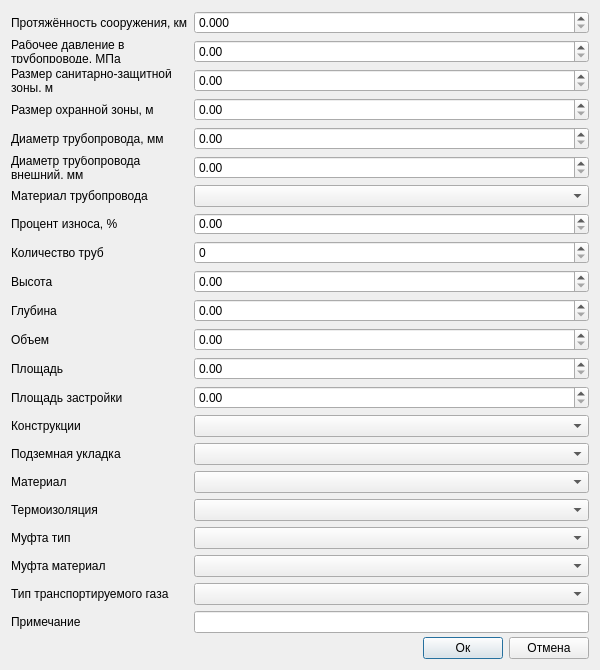
<?xml version="1.0" encoding="UTF-8"?>
<ui version="4.0">
 <class>Dialog</class>
 <widget class="QDialog" name="Dialog">
  <property name="geometry">
   <rect>
    <x>0</x>
    <y>0</y>
    <width>600</width>
    <height>670</height>
   </rect>
  </property>
  <property name="minimumSize">
   <size>
    <width>600</width>
    <height>670</height>
   </size>
  </property>
  <property name="windowTitle">
   <string>Газораспределительные сети: Дополнительные атрибуты</string>
  </property>
  <property name="accessibleName">
   <string notr="true">btnSave</string>
  </property>
  <layout class="QVBoxLayout" name="verticalLayout_2">
   <item>
    <layout class="QGridLayout" name="gridLayout_2">
     <item row="0" column="1">
      <layout class="QHBoxLayout" name="horizontalLayout_4">
       <item>
        <layout class="QGridLayout" name="gridLayout_3">
         <item row="29" column="0">
          <widget class="QLabel" name="label_17">
           <property name="text">
            <string>Муфта тип</string>
           </property>
          </widget>
         </item>
         <item row="9" column="0">
          <widget class="QLabel" name="label_23">
           <property name="text">
            <string>Диаметр трубопровода 
внешний, мм</string>
           </property>
          </widget>
         </item>
         <item row="1" column="1">
          <widget class="QgsDoubleSpinBox" name="sbOperatingPressureInPipeline">
           <property name="maximum">
            <double>10000000.000000000000000</double>
           </property>
           <property name="clearValue">
            <bool>true</bool>
           </property>
          </widget>
         </item>
         <item row="16" column="0">
          <widget class="QLabel" name="label">
           <property name="text">
            <string>Высота</string>
           </property>
          </widget>
         </item>
         <item row="30" column="1">
          <widget class="QComboBox" name="cbSleeveMaterial"/>
         </item>
         <item row="31" column="1">
          <widget class="QComboBox" name="cbGasType"/>
         </item>
         <item row="12" column="0">
          <widget class="QLabel" name="label_24">
           <property name="text">
            <string>Процент износа, %</string>
           </property>
          </widget>
         </item>
         <item row="11" column="0">
          <widget class="QLabel" name="label_7">
           <property name="text">
            <string>Материал трубопровода</string>
           </property>
          </widget>
         </item>
         <item row="7" column="0">
          <widget class="QLabel" name="label_22">
           <property name="text">
            <string>Диаметр трубопровода, мм</string>
           </property>
          </widget>
         </item>
         <item row="29" column="1">
          <widget class="QComboBox" name="cbSleeveType"/>
         </item>
         <item row="5" column="1">
          <widget class="QgsDoubleSpinBox" name="sbGuardZoneSize">
           <property name="maximum">
            <double>10000000.000000000000000</double>
           </property>
           <property name="clearValue">
            <bool>true</bool>
           </property>
          </widget>
         </item>
         <item row="25" column="1">
          <widget class="QComboBox" name="cbConstructions"/>
         </item>
         <item row="22" column="1">
          <widget class="QgsDoubleSpinBox" name="sbArea">
           <property name="maximum">
            <double>10000000.000000000000000</double>
           </property>
           <property name="clearValue">
            <bool>true</bool>
           </property>
          </widget>
         </item>
         <item row="25" column="0">
          <widget class="QLabel" name="label_13">
           <property name="text">
            <string>Конструкции</string>
           </property>
          </widget>
         </item>
         <item row="28" column="0">
          <widget class="QLabel" name="label_16">
           <property name="text">
            <string>Термоизоляция</string>
           </property>
          </widget>
         </item>
         <item row="20" column="1">
          <widget class="QgsDoubleSpinBox" name="sbVolume">
           <property name="maximum">
            <double>10000000.000000000000000</double>
           </property>
           <property name="clearValue">
            <bool>true</bool>
           </property>
          </widget>
         </item>
         <item row="26" column="1">
          <widget class="QComboBox" name="cbUndergroundLaying"/>
         </item>
         <item row="32" column="1">
          <widget class="QLineEdit" name="tbNote">
           <property name="clearButtonEnabled">
            <bool>true</bool>
           </property>
          </widget>
         </item>
         <item row="16" column="1">
          <widget class="QgsDoubleSpinBox" name="sbHeight">
           <property name="maximum">
            <double>10000000.000000000000000</double>
           </property>
           <property name="clearValue">
            <bool>true</bool>
           </property>
          </widget>
         </item>
         <item row="22" column="0">
          <widget class="QLabel" name="label_4">
           <property name="text">
            <string>Площадь</string>
           </property>
          </widget>
         </item>
         <item row="18" column="1">
          <widget class="QgsDoubleSpinBox" name="sbDepth">
           <property name="maximum">
            <double>10000000.000000000000000</double>
           </property>
           <property name="clearValue">
            <bool>true</bool>
           </property>
          </widget>
         </item>
         <item row="31" column="0">
          <widget class="QLabel" name="label_19">
           <property name="text">
            <string>Тип транспортируемого газа</string>
           </property>
          </widget>
         </item>
         <item row="7" column="1">
          <widget class="QgsDoubleSpinBox" name="sbPipelineDiameter">
           <property name="maximum">
            <double>10000000.000000000000000</double>
           </property>
           <property name="clearValue">
            <bool>true</bool>
           </property>
          </widget>
         </item>
         <item row="1" column="0">
          <widget class="QLabel" name="label_11">
           <property name="text">
            <string>Рабочее давление в 
трубопроводе, МПа</string>
           </property>
          </widget>
         </item>
         <item row="32" column="0">
          <widget class="QLabel" name="label_6">
           <property name="text">
            <string>Примечание</string>
           </property>
          </widget>
         </item>
         <item row="12" column="1">
          <widget class="QgsDoubleSpinBox" name="sbWearPercentage">
           <property name="maximum">
            <double>100.000000000000000</double>
           </property>
           <property name="clearValue">
            <bool>true</bool>
           </property>
          </widget>
         </item>
         <item row="5" column="0">
          <widget class="QLabel" name="label_8">
           <property name="text">
            <string>Размер охранной зоны, м</string>
           </property>
          </widget>
         </item>
         <item row="27" column="1">
          <widget class="QComboBox" name="cbMaterialCT4"/>
         </item>
         <item row="20" column="0">
          <widget class="QLabel" name="label_3">
           <property name="text">
            <string>Объем</string>
           </property>
          </widget>
         </item>
         <item row="28" column="1">
          <widget class="QComboBox" name="cbThermalInsulation"/>
         </item>
         <item row="11" column="1">
          <widget class="QComboBox" name="cbPipelineMaterial"/>
         </item>
         <item row="30" column="0">
          <widget class="QLabel" name="label_18">
           <property name="text">
            <string>Муфта материал</string>
           </property>
          </widget>
         </item>
         <item row="24" column="1">
          <widget class="QgsDoubleSpinBox" name="sbBuiltUpArea">
           <property name="maximum">
            <double>10000000.000000000000000</double>
           </property>
           <property name="clearValue">
            <bool>true</bool>
           </property>
          </widget>
         </item>
         <item row="26" column="0">
          <widget class="QLabel" name="label_14">
           <property name="text">
            <string>Подземная укладка</string>
           </property>
          </widget>
         </item>
         <item row="3" column="1">
          <widget class="QgsDoubleSpinBox" name="sbSizeOfSanitaryProtectionZone">
           <property name="maximum">
            <double>10000000.000000000000000</double>
           </property>
           <property name="clearValue">
            <bool>true</bool>
           </property>
          </widget>
         </item>
         <item row="3" column="0">
          <widget class="QLabel" name="label_12">
           <property name="text">
            <string>Размер санитарно-защитной 
зоны, м</string>
           </property>
          </widget>
         </item>
         <item row="9" column="1">
          <widget class="QgsDoubleSpinBox" name="sbOuterPipelineDiameter">
           <property name="maximum">
            <double>10000000.000000000000000</double>
           </property>
           <property name="clearValue">
            <bool>true</bool>
           </property>
          </widget>
         </item>
         <item row="14" column="1">
          <widget class="QgsSpinBox" name="sbNumberOfPipes">
           <property name="maximum">
            <number>10000000</number>
           </property>
           <property name="clearValue">
            <bool>true</bool>
           </property>
          </widget>
         </item>
         <item row="27" column="0">
          <widget class="QLabel" name="label_15">
           <property name="text">
            <string>Материал</string>
           </property>
          </widget>
         </item>
         <item row="14" column="0">
          <widget class="QLabel" name="label_25">
           <property name="text">
            <string>Количество труб</string>
           </property>
          </widget>
         </item>
         <item row="24" column="0">
          <widget class="QLabel" name="label_5">
           <property name="text">
            <string>Площадь застройки</string>
           </property>
          </widget>
         </item>
         <item row="18" column="0">
          <widget class="QLabel" name="label_2">
           <property name="text">
            <string>Глубина</string>
           </property>
          </widget>
         </item>
         <item row="0" column="0">
          <widget class="QLabel" name="label_26">
           <property name="text">
            <string>Протяжённость сооружения, км</string>
           </property>
          </widget>
         </item>
         <item row="0" column="1">
          <widget class="QgsDoubleSpinBox" name="sbConstructionLength">
           <property name="decimals">
            <number>3</number>
           </property>
           <property name="maximum">
            <double>10000000.000000000000000</double>
           </property>
           <property name="clearValue">
            <bool>true</bool>
           </property>
          </widget>
         </item>
        </layout>
       </item>
      </layout>
     </item>
     <item row="3" column="1">
      <layout class="QHBoxLayout" name="horizontalLayout">
       <item>
        <spacer name="horizontalSpacer">
         <property name="orientation">
          <enum>Qt::Horizontal</enum>
         </property>
         <property name="sizeHint" stdset="0">
          <size>
           <width>40</width>
           <height>20</height>
          </size>
         </property>
        </spacer>
       </item>
       <item>
        <widget class="QPushButton" name="btnOk">
         <property name="accessibleName">
          <string notr="true">btnSave</string>
         </property>
         <property name="text">
          <string>Ок</string>
         </property>
        </widget>
       </item>
       <item>
        <widget class="QPushButton" name="btnCancel">
         <property name="accessibleName">
          <string notr="true">btnCancel</string>
         </property>
         <property name="text">
          <string>Отмена</string>
         </property>
        </widget>
       </item>
      </layout>
     </item>
     <item row="2" column="1">
      <layout class="QHBoxLayout" name="horizontalLayout_2">
       <item>
        <spacer name="verticalSpacer">
         <property name="orientation">
          <enum>Qt::Vertical</enum>
         </property>
         <property name="sizeHint" stdset="0">
          <size>
           <width>20</width>
           <height>40</height>
          </size>
         </property>
        </spacer>
       </item>
      </layout>
     </item>
    </layout>
   </item>
  </layout>
 </widget>
 <customwidgets>
  <customwidget>
   <class>QgsDoubleSpinBox</class>
   <extends>QDoubleSpinBox</extends>
   <header>qgsdoublespinbox.h</header>
  </customwidget>
  <customwidget>
   <class>QgsSpinBox</class>
   <extends>QSpinBox</extends>
   <header>qgsspinbox.h</header>
  </customwidget>
 </customwidgets>
 <tabstops>
  <tabstop>sbConstructionLength</tabstop>
  <tabstop>sbOperatingPressureInPipeline</tabstop>
  <tabstop>sbSizeOfSanitaryProtectionZone</tabstop>
  <tabstop>sbGuardZoneSize</tabstop>
  <tabstop>sbPipelineDiameter</tabstop>
  <tabstop>sbOuterPipelineDiameter</tabstop>
  <tabstop>cbPipelineMaterial</tabstop>
  <tabstop>sbWearPercentage</tabstop>
  <tabstop>sbNumberOfPipes</tabstop>
  <tabstop>sbHeight</tabstop>
  <tabstop>sbDepth</tabstop>
  <tabstop>sbVolume</tabstop>
  <tabstop>sbArea</tabstop>
  <tabstop>sbBuiltUpArea</tabstop>
  <tabstop>cbConstructions</tabstop>
  <tabstop>cbUndergroundLaying</tabstop>
  <tabstop>cbMaterialCT4</tabstop>
  <tabstop>cbThermalInsulation</tabstop>
  <tabstop>cbSleeveType</tabstop>
  <tabstop>cbSleeveMaterial</tabstop>
  <tabstop>cbGasType</tabstop>
  <tabstop>tbNote</tabstop>
  <tabstop>btnOk</tabstop>
  <tabstop>btnCancel</tabstop>
 </tabstops>
 <resources/>
 <connections/>
</ui>
